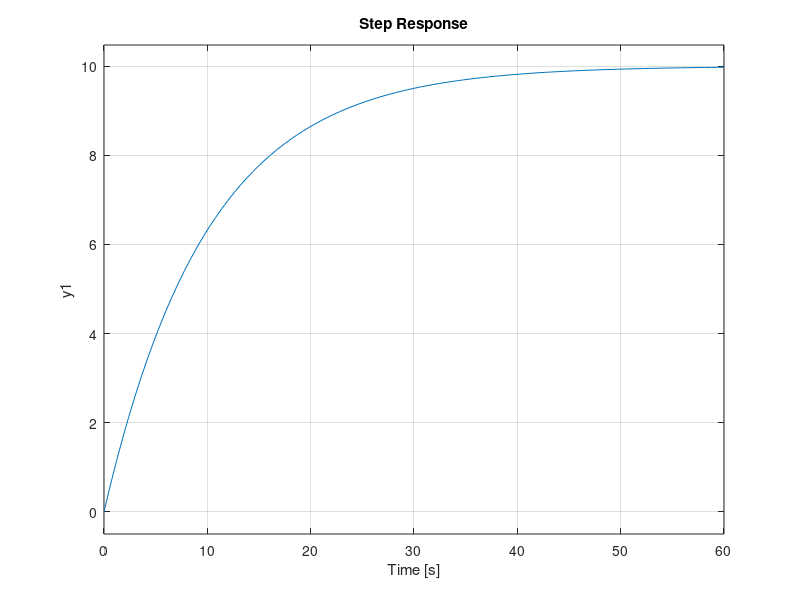

MATLAB code to generate this figure: (Note: this script raises an error after producing the figure.)
% For a BIBO system

s = tf('s');
G = 1/(s^2+2*s+5);
pole(G);

%% Convert to SS representation

[A,B,C,D] = ssdata(G)
eig(A)
% The stability of a system may also be found from the state-space 
% representation. In fact, the poles of the transfer function are the 
% eigenvalues of the system matrix A.

%% Step response  (First order system)

k_dc = 5;   % dc gain
Tc = 10;    % Time constant
u = 2;      % step input

s = tf('s');
G = k_dc/(Tc*s + 1);  
%  http://ctms.engin.umich.edu/CTMS/index.php?example=Introduction&section=SystemAnalysis#1

step(u*G);
linearSystemAnalyzer('step',G)

%% Bode plots

bode(G)
linearSystemAnalyzer('bode',G)


